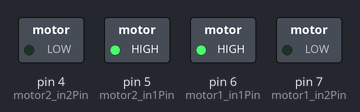
Simulated run of this sketch. Board: Arduino Uno, built with avr-gcc and run on an emulated ATmega328P. On the bench: switched loads named in the sketch (green lamp = pin HIGH).

Above: at 0.1 s.
Timing chart, 0 to 1.6 s (numbered marks = the images above):
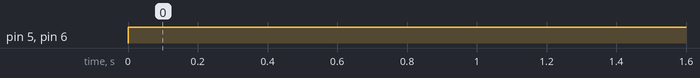

Measured:
- by itself, pin 5 (motor2_in1Pin), pin 6 (motor1_in1Pin): LOW → HIGH at 0.00 s

The sketch:

dc_control.ino
```cpp
int motor1_in1Pin = 6;
int motor1_in2Pin = 7;

int motor2_in1Pin = 5;
int motor2_in2Pin = 4;

void setup()
{
  //on initialise les pins du moteur 1
  pinMode(motor1_in1Pin, OUTPUT);
  pinMode(motor1_in2Pin, OUTPUT);

  //on initialise les pins du moteur 2
  pinMode(motor2_in1Pin, OUTPUT);
  pinMode(motor2_in2Pin, OUTPUT);

}

void loop()
{

  SetMotor2(false);
  SetMotor1(false);

}

//Fonction qui set le moteur1
void SetMotor1(boolean reverse)
{
  digitalWrite(motor1_in1Pin, ! reverse);
  digitalWrite(motor1_in2Pin, reverse);
}

//Fonction qui set le moteur2
void SetMotor2(boolean reverse)
{
  digitalWrite(motor2_in1Pin, ! reverse);
  digitalWrite(motor2_in2Pin, reverse);
}
```
